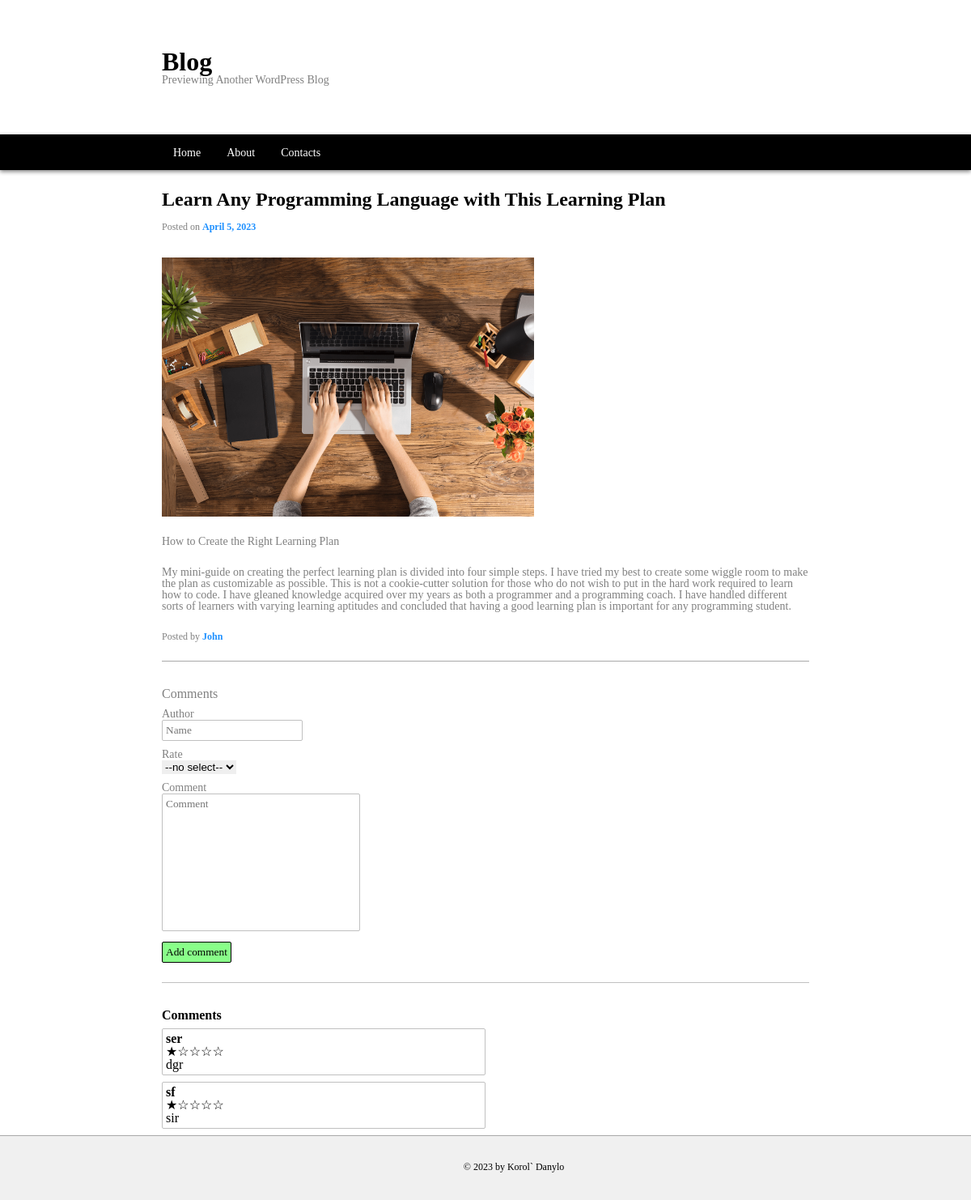
/webroot/article.php?id=1, run on an earlier commit of the app's database.
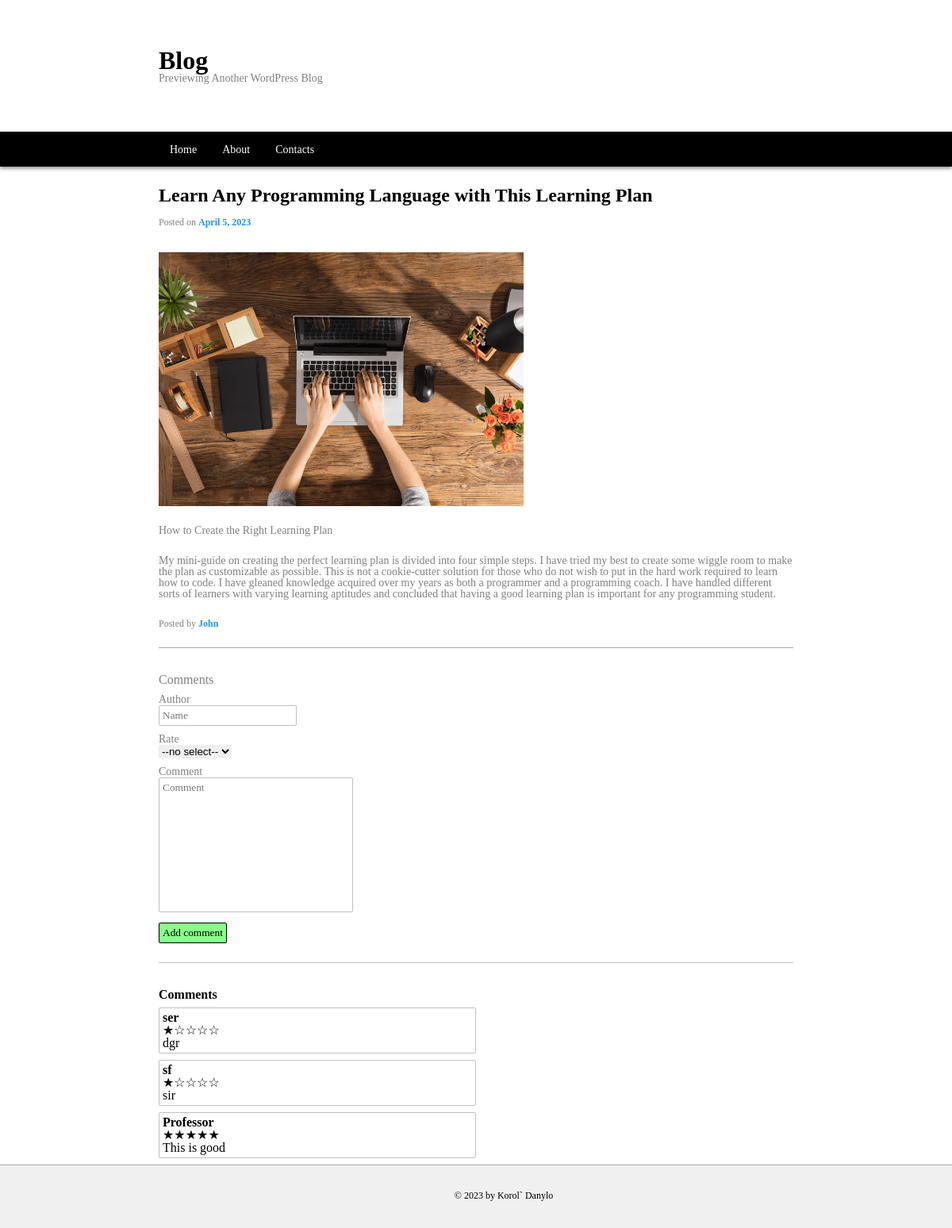
And on a later commit of the database.
### tables this page shows
CREATE TABLE articles (
    id INTEGER NOT NULL PRIMARY KEY,
    date TEXT NOT NULL,
    title TEXT NOT NULL,
    img TEXT NOT NULL,
    info TEXT NOT NULL,
    description TEXT NOT NULL,
    author TEXT NOT NULL
    );

CREATE TABLE comments (
      id INTEGER NOT NULL PRIMARY KEY AUTOINCREMENT,
      article_id INTEGER NOT NULL REFERENCES articles(id),
      author TEXT NOT NULL,
      rate TEXT NOT NULL,
      content TEXT NOT NULL,
      created TEXT NOT NULL
    );

### inc/functions.php (called while the page is built, shortened)
<?php
function getConnection(): PDO
{
  try {
    return new PDO('sqlite:../blog.sqlite');
  } catch (PDOException $e) {
    http_response_code(500);
    exit();
  }
}
function getArticle(int $articleId): ?array
{
  $pdo = getConnection();
  $sql =
    'SELECT articles.*, AVG(comments.rate) avg_rate
    FROM articles LEFT JOIN comments ON articles.id = comments.article_id
    WHERE articles.id=:id
    GROUP BY articles.id';
  $statment = $pdo->prepare($sql);
  $statment->execute(['id' => $articleId]);
  $article = $statment->fetch(PDO::FETCH_ASSOC);
  return $article ? $article : null;
}
function getComments(int $articleId): array
{
  $pdo = getConnection();
  $sql = 'SELECT * FROM comments WHERE article_id=:id';
  $statement = $pdo->prepare($sql);
  $statement->execute(['id' => $articleId]);
  return $statement->fetchAll(PDO::FETCH_ASSOC);
}

### inc/comments.php (the view, shortened to what this page needs)
<?php
$comments = getComments($articleId);
?>
<div class="comments-form">
  <form method="post">
    Comments<br>
    <div class="input">
      <label for="author">Author</label><br>
      <input type="text" name="author" id="author" placeholder="Name"
        value="<?= htmlspecialchars($_POST['author'] ?? ''); ?>">
    </div>
    <div class="input">
      <label for="rate">Rate</label><br>
      <select name="rate" id="rate">
        <option value="0">--no select--</option>
      </select>
    </div>
    <div class="input">
      <label for="content">Comment</label><br>
      <textarea name="content" id="content" cols="30" rows="10" placeholder="Comment"
        value="<?= htmlspecialchars($_POST['content'] ?? ''); ?>"></textarea>
    </div>
    <input type="submit" value="Add comment">
  </form>
</div>
<?php if (count($comments) != 0) { ?>
  <div class="comments-list">Comments</div>
  <?php foreach ($comments as $comment) { ?>
    <div class="comment">
      <div class='author'>
        <?= htmlspecialchars($comment['author']) ?>
      </div>
      <div class='rate'>
        <?= str_repeat('&#9733', htmlspecialchars($comment['rate']))
          . str_repeat('&#9734', 5 - htmlspecialchars($comment['rate'])) ?>
      </div>
      <div class='content'>
        <?= nl2br(htmlspecialchars($comment['content'])) ?>
      </div>
    </div>
  <?php } ?>
<?php } else { ?>
  <div class="empty-comments-list">
    No comments
  </div>
<?php } ?>

### webroot/article.php (shortened to what this page needs)
<?php
$currentPage = "Article";
require_once("../inc/functions.php");
$articleId = $_GET['id'] ?? null;
$articleId = (int) $articleId;
$article = getArticle($articleId);
?>
<!DOCTYPE html>
<html lang="en">
<?php require("../inc/head.php"); ?>
<body>
    <?php require("../inc/header.php"); ?>
    <main>
        <?php require("../inc/article.php"); ?>
    </main>
    <?php require("../inc/footer.php"); ?>
</body>
</html>

### inc/head.php (shortened to what this page needs)
<head>
  <link rel="stylesheet" href="../css/reset.css">
  <link rel="stylesheet" href="../css/styles.css">
</head>

### inc/header.php
<?php
$tag = $currentPage === "Home" ? "h1" : "div";
?>
<header class="blog-header">
  <div class="title">
    <<?=$tag?> class="name">
      Blog
    </<?=$tag?>>
    <div class="subtitle">
      Previewing Another WordPress Blog
    </div>
  </div>
  <nav>
      <ul>
        <li><a href="index.php" <?php if ($currentPage === 'Home') echo 'class="current"' ?>>Home</a></li>
        <li><a href="about.php" <?php if ($currentPage === 'About') echo 'class="current"' ?>>About</a></li>
        <li><a href="contacts.php" <?php if ($currentPage === 'Contacts') echo 'class="current"' ?>>Contacts</a></li>
      </ul>
    </nav>
  </header>

### inc/article.php
<?php
$tag = "Home" === $currentPage ? "h2" : "h1";
$url = "article.php?id=" . $article['id'];
?>
<article class="blog-article">
  <header>
    <a href=<?= $url ?>>
      <<?= $tag ?> class="title-article"><?= $article["title"]; ?></<?= $tag ?>>
    </a>
  </header>
  <div class="posted">
    Posted on <span class="posted__date">
      <?= $date = DateTime::createFromFormat("Y-m-d", $article["date"])->format("F j, Y") ?>
    </span>
  </div>
  <img src="../assets/<?= $article["img"] ?>" alt="Boat">
  <div class="info">
    <?= $article["info"]; ?>
  </div>
  <div class="description">
    <?= $article["description"]; ?>
  </div>
  <footer>
    Posted by <span class="author">
      <?= $article["author"] ?>
    </span>
  </footer>
</article>
<?php if ($currentPage === 'Article') {
  require '../inc/comments.php';
} ?>

### inc/footer.php
<footer class="blog-footer">
	©
	<?= date('Y') ?> by Korol` Danylo
</footer>

### css/styles.css (style rules this page uses)
.name { font-size: 32px; font-weight: bold; }
.title { padding: 60px 0px; margin-left: auto; margin-right: auto; max-width: 800px; }
.subtitle { font-size: 14px; color: gray; font-weight: lighter; }
.blog-header nav { background-color: black; box-shadow: 0px 2px 5px gray; color: white; padding: 14px 0px; }
.blog-header li { display: inline-block; }
.blog-header ul { margin-left: auto; margin-right: auto; max-width: 800px; }
.blog-header a { font-size: 14px; padding: 14px; }
main { max-width: 800px; margin-left: auto; margin-right: auto; margin-top: 24px; }
.blog-article { padding-bottom: 24px; border-bottom: 1px solid darkgray; margin-bottom: 24px; }
.title-article, .about-article header h2, .contacts-article header h2 { font-size: 24px; font-weight: bold; padding-bottom: 16px; }
.blog-article .posted { padding-bottom: 32px; font-size: 12px; color: gray; }
.blog-article .posted__date { color: dodgerblue; font-weight: bold; }
.blog-article img { width: 460px; height: 320px; }
.blog-article .info, .blog-article .description, .blog-article footer { padding-top: 24px; font-size: 14px; color: gray; }
.blog-article footer { font-size: 12px; }
.blog-article .author { color: dodgerblue; font-weight: bold; }
.blog-footer { padding-top: 32px; padding-left: 70px; text-align: center; height: 80px; font-size: 12px; background-color:rgb(240, 240, 240); border-top: 1px solid darkgray; }
.comments-form form { margin: 32px 0px; font-size: 16px; color: gray; padding-bottom: 24px; border-bottom: 1px solid silver; }
.comments-form .input { margin: 10px 0px; display: block; font-size: 14px; }
.comments-form #author, .comments-form #content { border: 1px solid silver; border-radius: 2px; padding: 4px; color: gray; resize: none; }
.comments-form input[type="submit"] { background-color: rgb(137, 254, 137); padding: 4px; border: 1px solid black; border-radius: 2px; }
.comments-list { color: black; font-weight: bold; }
.comment { border: 1px solid silver; padding: 4px; border-radius: 2px; margin: 8px 0px; width: 400px; }
.comment .author { font-weight: bold; }

What changed in the data, as far as the page shows it:
added comments: author "Professor", rate "★★★★★", content "This is good"
